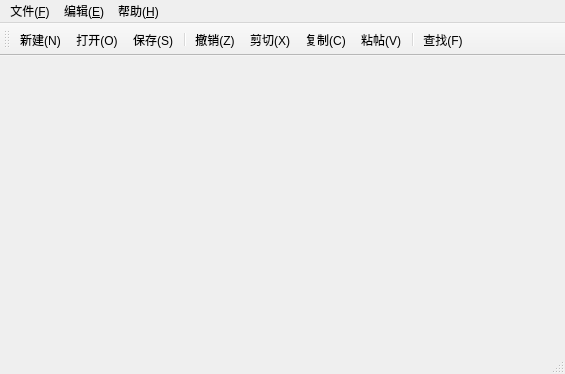
<?xml version="1.0" encoding="UTF-8"?>
<ui version="4.0">
 <class>MainWindow</class>
 <widget class="QMainWindow" name="MainWindow">
  <property name="geometry">
   <rect>
    <x>0</x>
    <y>0</y>
    <width>565</width>
    <height>374</height>
   </rect>
  </property>
  <property name="windowTitle">
   <string>MainWindow</string>
  </property>
  <property name="windowIcon">
   <iconset resource="rc.qrc">
    <normaloff>:/new/prefix1/res/18.png</normaloff>:/new/prefix1/res/18.png</iconset>
  </property>
  <widget class="QWidget" name="centralWidget">
   <layout class="QGridLayout" name="gridLayout"/>
  </widget>
  <widget class="QMenuBar" name="menuBar">
   <property name="geometry">
    <rect>
     <x>0</x>
     <y>0</y>
     <width>565</width>
     <height>22</height>
    </rect>
   </property>
   <widget class="QMenu" name="menu_F">
    <property name="title">
     <string>文件(&amp;F)</string>
    </property>
    <addaction name="action_New"/>
    <addaction name="action_Open"/>
    <addaction name="action_Close"/>
    <addaction name="separator"/>
    <addaction name="action_Save"/>
    <addaction name="action_SaveAs"/>
    <addaction name="separator"/>
    <addaction name="actionNewWindow"/>
    <addaction name="actionCloseWindow"/>
    <addaction name="actionNewTab"/>
    <addaction name="separator"/>
    <addaction name="action_Quit"/>
   </widget>
   <widget class="QMenu" name="menu_E">
    <property name="title">
     <string>编辑(&amp;E)</string>
    </property>
    <addaction name="action_Undo"/>
    <addaction name="action"/>
    <addaction name="separator"/>
    <addaction name="action_Cut"/>
    <addaction name="action_Copy"/>
    <addaction name="action_Past"/>
    <addaction name="separator"/>
    <addaction name="action_Find"/>
   </widget>
   <widget class="QMenu" name="menu_H">
    <property name="title">
     <string>帮助(&amp;H)</string>
    </property>
    <addaction name="action_Help"/>
    <addaction name="action_LDE"/>
   </widget>
   <addaction name="menu_F"/>
   <addaction name="menu_E"/>
   <addaction name="menu_H"/>
  </widget>
  <widget class="QStatusBar" name="statusBar"/>
  <widget class="QToolBar" name="mainToolBar">
   <property name="toolButtonStyle">
    <enum>Qt::ToolButtonTextUnderIcon</enum>
   </property>
   <attribute name="toolBarArea">
    <enum>TopToolBarArea</enum>
   </attribute>
   <attribute name="toolBarBreak">
    <bool>false</bool>
   </attribute>
   <addaction name="action_New"/>
   <addaction name="action_Open"/>
   <addaction name="action_Save"/>
   <addaction name="separator"/>
   <addaction name="action_Undo"/>
   <addaction name="action_Cut"/>
   <addaction name="action_Copy"/>
   <addaction name="action_Past"/>
   <addaction name="separator"/>
   <addaction name="action_Find"/>
  </widget>
  <action name="action_New">
   <property name="icon">
    <iconset theme="document-new" resource="rc.qrc">
     <normaloff>:/new/prefix1/res/10.png</normaloff>:/new/prefix1/res/10.png</iconset>
   </property>
   <property name="text">
    <string>新建(&amp;N)</string>
   </property>
   <property name="shortcut">
    <string>Ctrl+N</string>
   </property>
  </action>
  <action name="action_Open">
   <property name="icon">
    <iconset resource="rc.qrc">
     <normaloff>:/new/prefix1/res/0.png</normaloff>:/new/prefix1/res/0.png</iconset>
   </property>
   <property name="text">
    <string>打开(&amp;O)</string>
   </property>
   <property name="shortcut">
    <string>Ctrl+O</string>
   </property>
  </action>
  <action name="action_Close">
   <property name="icon">
    <iconset resource="rc.qrc">
     <normaloff>:/new/prefix1/res/24.png</normaloff>:/new/prefix1/res/24.png</iconset>
   </property>
   <property name="text">
    <string>关闭(&amp;C)</string>
   </property>
   <property name="shortcut">
    <string>Ctrl+W</string>
   </property>
  </action>
  <action name="action_Save">
   <property name="icon">
    <iconset resource="rc.qrc">
     <normaloff>:/new/prefix1/res/12.png</normaloff>:/new/prefix1/res/12.png</iconset>
   </property>
   <property name="text">
    <string>保存(&amp;S)</string>
   </property>
   <property name="shortcut">
    <string>Ctrl+S</string>
   </property>
  </action>
  <action name="action_SaveAs">
   <property name="icon">
    <iconset resource="rc.qrc">
     <normaloff>:/new/prefix1/res/11.png</normaloff>:/new/prefix1/res/11.png</iconset>
   </property>
   <property name="text">
    <string>另存为(&amp;A)</string>
   </property>
  </action>
  <action name="action_Quit">
   <property name="icon">
    <iconset resource="rc.qrc">
     <normaloff>:/new/prefix1/res/1.png</normaloff>:/new/prefix1/res/1.png</iconset>
   </property>
   <property name="text">
    <string>退出(&amp;X)</string>
   </property>
   <property name="shortcut">
    <string>Ctrl+Q</string>
   </property>
  </action>
  <action name="action_Undo">
   <property name="icon">
    <iconset resource="rc.qrc">
     <normaloff>:/new/prefix1/res/19.png</normaloff>:/new/prefix1/res/19.png</iconset>
   </property>
   <property name="text">
    <string>撤销(&amp;Z)</string>
   </property>
   <property name="shortcut">
    <string>Ctrl+Z</string>
   </property>
  </action>
  <action name="action_Cut">
   <property name="icon">
    <iconset resource="rc.qrc">
     <normaloff>:/new/prefix1/res/13.png</normaloff>:/new/prefix1/res/13.png</iconset>
   </property>
   <property name="text">
    <string>剪切(&amp;X)</string>
   </property>
   <property name="shortcut">
    <string>Ctrl+X</string>
   </property>
  </action>
  <action name="action_Copy">
   <property name="icon">
    <iconset resource="rc.qrc">
     <normaloff>:/new/prefix1/res/16.png</normaloff>:/new/prefix1/res/16.png</iconset>
   </property>
   <property name="text">
    <string>复制(&amp;C)</string>
   </property>
   <property name="shortcut">
    <string>Ctrl+C</string>
   </property>
  </action>
  <action name="action_Past">
   <property name="icon">
    <iconset resource="rc.qrc">
     <normaloff>:/new/prefix1/res/33.png</normaloff>:/new/prefix1/res/33.png</iconset>
   </property>
   <property name="text">
    <string>粘帖(&amp;V)</string>
   </property>
   <property name="shortcut">
    <string>Ctrl+V</string>
   </property>
  </action>
  <action name="action_Find">
   <property name="icon">
    <iconset resource="rc.qrc">
     <normaloff>:/new/prefix1/res/17.png</normaloff>:/new/prefix1/res/17.png</iconset>
   </property>
   <property name="text">
    <string>查找(&amp;F)</string>
   </property>
   <property name="shortcut">
    <string>Ctrl+F</string>
   </property>
  </action>
  <action name="action_Help">
   <property name="icon">
    <iconset resource="rc.qrc">
     <normaloff>:/new/prefix1/res/2.png</normaloff>:/new/prefix1/res/2.png</iconset>
   </property>
   <property name="text">
    <string>关于 Lootepad</string>
   </property>
   <property name="shortcut">
    <string>F1</string>
   </property>
  </action>
  <action name="action">
   <property name="icon">
    <iconset resource="rc.qrc">
     <normaloff>:/new/prefix1/res/5.png</normaloff>:/new/prefix1/res/5.png</iconset>
   </property>
   <property name="text">
    <string>重复(&amp;R)</string>
   </property>
   <property name="shortcut">
    <string>Ctrl+Shift+Z</string>
   </property>
  </action>
  <action name="action_LDE">
   <property name="icon">
    <iconset resource="rc.qrc">
     <normaloff>:/new/prefix1/res/21.png</normaloff>:/new/prefix1/res/21.png</iconset>
   </property>
   <property name="text">
    <string>关于 LDE</string>
   </property>
  </action>
  <action name="actionNewWindow">
   <property name="icon">
    <iconset resource="rc.qrc">
     <normaloff>:/new/prefix1/res/6.png</normaloff>:/new/prefix1/res/6.png</iconset>
   </property>
   <property name="text">
    <string>新窗口</string>
   </property>
  </action>
  <action name="actionCloseWindow">
   <property name="icon">
    <iconset resource="rc.qrc">
     <normaloff>:/new/prefix1/res/36.png</normaloff>:/new/prefix1/res/36.png</iconset>
   </property>
   <property name="text">
    <string>关闭窗口</string>
   </property>
  </action>
  <action name="actionNewTab">
   <property name="icon">
    <iconset resource="rc.qrc">
     <normaloff>:/new/prefix1/res/28.png</normaloff>:/new/prefix1/res/28.png</iconset>
   </property>
   <property name="text">
    <string>新标签页</string>
   </property>
  </action>
 </widget>
 <layoutdefault spacing="6" margin="11"/>
 <resources>
  <include location="rc.qrc"/>
 </resources>
 <connections/>
</ui>
